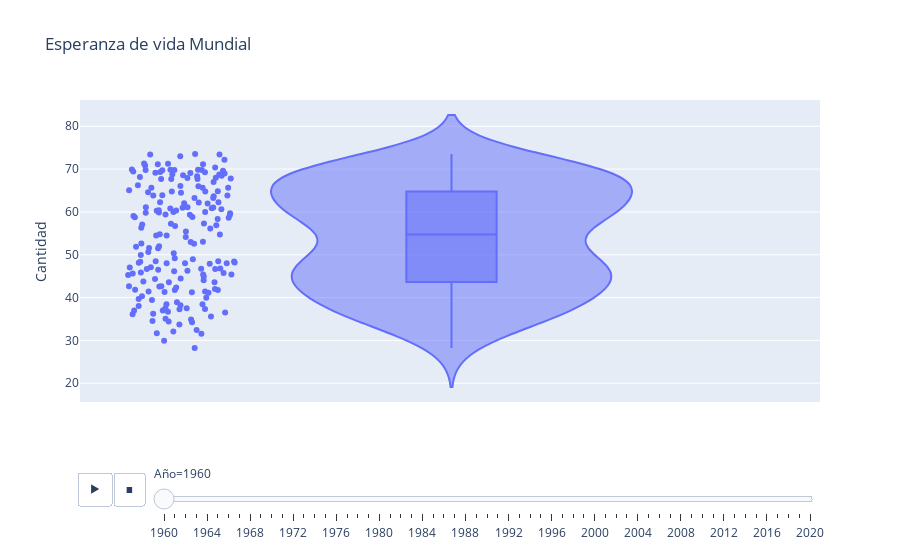

Notebook cell for this chart:
### Code cell
fig = px.violin(Df_EsperanzaDeVida_paises_todos, y="Cantidad", box=True, 
                points='all', animation_frame='Año', title="Esperanza de vida Mundial" 
               )
fig.show()

### Figure 1 — Plotly figure (JSON) as saved in the notebook; plotly's stock layout.template omitted (floating-point values rounded to 4 significant figures; data arrays with more than 128 entries replaced by an {"elided": "..."} marker saying what was removed)
{"data": [{"alignmentgroup": "True", "box": {"visible": true}, "hovertemplate": "Año=1960<br>Cantidad=%{y}<extra></extra>", "legendgroup": "", "marker": {"color": "#636efa"}, "name": "", "offsetgroup": "", "orientation": "v", "points": "all", "scalegroup": "True", "showlegend": false, "type": "violin", "x0": " ", "xaxis": "x", "y": {"elided": "214 float values"}, "y0": " ", "yaxis": "y"}], "layout": {"legend": {"tracegroupgap": 0}, "sliders": [{"active": 0, "currentvalue": {"prefix": "Año="}, "len": 0.9, "pad": {"b": 10, "t": 60}, "steps": [{"args": [["1960"], {"frame": {"duration": 0, "redraw": true}, "fromcurrent": true, "mode": "immediate", "transition": {"duration": 0, "easing": "linear"}}], "label": "1960", "method": "animate"}, {"args": [["1961"], {"frame": {"duration": 0, "redraw": true}, "fromcurrent": true, "mode": "immediate", "transition": {"duration": 0, "easing": "linear"}}], "label": "1961", "method": "animate"}, {"args": [["1962"], {"frame": {"duration": 0, "redraw": true}, "fromcurrent": true, "mode": "immediate", "transition": {"duration": 0, "easing": "linear"}}], "label": "1962", "method": "animate"}, {"args": [["1963"], {"frame": {"duration": 0, "redraw": true}, "fromcurrent": true, "mode": "immediate", "transition": {"duration": 0, "easing": "linear"}}], "label": "1963", "method": "animate"}, {"args": [["1964"], {"frame": {"duration": 0, "redraw": true}, "fromcurrent": true, "mode": "immediate", "transition": {"duration": 0, "easing": "linear"}}], "label": "1964", "method": "animate"}, {"args": [["1965"], {"frame": {"duration": 0, "redraw": true}, "fromcurrent": true, "mode": "immediate", "transition": {"duration": 0, "easing": "linear"}}], "label": "1965", "method": "animate"}, {"args": [["1966"], {"frame": {"duration": 0, "redraw": true}, "fromcurrent": true, "mode": "immediate", "transition": {"duration": 0, "easing": "linear"}}], "label": "1966", "method": "animate"}, {"args": [["1967"], {"frame": {"duration": 0, "redraw": true}, "fromcurrent": true, "mode": "immediate", "transition": {"duration": 0, "easing": "linear"}}], "label": "1967", "method": "animate"}, {"args": [["1968"], {"frame": {"duration": 0, "redraw": true}, "fromcurrent": true, "mode": "immediate", "transition": {"duration": 0, "easing": "linear"}}], "label": "1968", "method": "animate"}, {"args": [["1969"], {"frame": {"duration": 0, "redraw": true}, "fromcurrent": true, "mode": "immediate", "transition": {"duration": 0, "easing": "linear"}}], "label": "1969", "method": "animate"}, {"args": [["1970"], {"frame": {"duration": 0, "redraw": true}, "fromcurrent": true, "mode": "immediate", "transition": {"duration": 0, "easing": "linear"}}], "label": "1970", "method": "animate"}, {"args": [["1971"], {"frame": {"duration": 0, "redraw": true}, "fromcurrent": true, "mode": "immediate", "transition": {"duration": 0, "easing": "linear"}}], "label": "1971", "method": "animate"}, {"args": [["1972"], {"frame": {"duration": 0, "redraw": true}, "fromcurrent": true, "mode": "immediate", "transition": {"duration": 0, "easing": "linear"}}], "label": "1972", "method": "animate"}, {"args": [["1973"], {"frame": {"duration": 0, "redraw": true}, "fromcurrent": true, "mode": "immediate", "transition": {"duration": 0, "easing": "linear"}}], "label": "1973", "method": "animate"}, {"args": [["1974"], {"frame": {"duration": 0, "redraw": true}, "fromcurrent": true, "mode": "immediate", "transition": {"duration": 0, "easing": "linear"}}], "label": "1974", "method": "animate"}, {"args": [["1975"], {"frame": {"duration": 0, "redraw": true}, "fromcurrent": true, "mode": "immediate", "transition": {"duration": 0, "easing": "linear"}}], "label": "1975", "method": "animate"}, {"args": [["1976"], {"frame": {"duration": 0, "redraw": true}, "fromcurrent": true, "mode": "immediate", "transition": {"duration": 0, "easing": "linear"}}], "label": "1976", "method": "animate"}, {"args": [["1977"], {"frame": {"duration": 0, "redraw": true}, "fromcurrent": true, "mode": "immediate", "transition": {"duration": 0, "easing": "linear"}}], "label": "1977", "method": "animate"}, {"args": [["1978"], {"frame": {"duration": 0, "redraw": true}, "fromcurrent": true, "mode": "immediate", "transition": {"duration": 0, "easing": "linear"}}], "label": "1978", "method": "animate"}, {"args": [["1979"], {"frame": {"duration": 0, "redraw": true}, "fromcurrent": true, "mode": "immediate", "transition": {"duration": 0, "easing": "linear"}}], "label": "1979", "method": "animate"}, {"args": [["1980"], {"frame": {"duration": 0, "redraw": true}, "fromcurrent": true, "mode": "immediate", "transition": {"duration": 0, "easing": "linear"}}], "label": "1980", "method": "animate"}, {"args": [["1981"], {"frame": {"duration": 0, "redraw": true}, "fromcurrent": true, "mode": "immediate", "transition": {"duration": 0, "easing": "linear"}}], "label": "1981", "method": "animate"}, {"args": [["1982"], {"frame": {"duration": 0, "redraw": true}, "fromcurrent": true, "mode": "immediate", "transition": {"duration": 0, "easing": "linear"}}], "label": "1982", "method": "animate"}, {"args": [["1983"], {"frame": {"duration": 0, "redraw": true}, "fromcurrent": true, "mode": "immediate", "transition": {"duration": 0, "easing": "linear"}}], "label": "1983", "method": "animate"}, {"args": [["1984"], {"frame": {"duration": 0, "redraw": true}, "fromcurrent": true, "mode": "immediate", "transition": {"duration": 0, "easing": "linear"}}], "label": "1984", "method": "animate"}, {"args": [["1985"], {"frame": {"duration": 0, "redraw": true}, "fromcurrent": true, "mode": "immediate", "transition": {"duration": 0, "easing": "linear"}}], "label": "1985", "method": "animate"}, {"args": [["1986"], {"frame": {"duration": 0, "redraw": true}, "fromcurrent": true, "mode": "immediate", "transition": {"duration": 0, "easing": "linear"}}], "label": "1986", "method": "animate"}, {"args": [["1987"], {"frame": {"duration": 0, "redraw": true}, "fromcurrent": true, "mode": "immediate", "transition": {"duration": 0, "easing": "linear"}}], "label": "1987", "method": "animate"}, {"args": [["1988"], {"frame": {"duration": 0, "redraw": true}, "fromcurrent": true, "mode": "immediate", "transition": {"duration": 0, "easing": "linear"}}], "label": "1988", "method": "animate"}, {"args": [["1989"], {"frame": {"duration": 0, "redraw": true}, "fromcurrent": true, "mode": "immediate", "transition": {"duration": 0, "easing": "linear"}}], "label": "1989", "method": "animate"}, {"args": [["1990"], {"frame": {"duration": 0, "redraw": true}, "fromcurrent": true, "mode": "immediate", "transition": {"duration": 0, "easing": "linear"}}], "label": "1990", "method": "animate"}, {"args": [["1991"], {"frame": {"duration": 0, "redraw": true}, "fromcurrent": true, "mode": "immediate", "transition": {"duration": 0, "easing": "linear"}}], "label": "1991", "method": "animate"}, {"args": [["1992"], {"frame": {"duration": 0, "redraw": true}, "fromcurrent": true, "mode": "immediate", "transition": {"duration": 0, "easing": "linear"}}], "label": "1992", "method": "animate"}, {"args": [["1993"], {"frame": {"duration": 0, "redraw": true}, "fromcurrent": true, "mode": "immediate", "transition": {"duration": 0, "easing": "linear"}}], "label": "1993", "method": "animate"}, {"args": [["1994"], {"frame": {"duration": 0, "redraw": true}, "fromcurrent": true, "mode": "immediate", "transition": {"duration": 0, "easing": "linear"}}], "label": "1994", "method": "animate"}, {"args": [["1995"], {"frame": {"duration": 0, "redraw": true}, "fromcurrent": true, "mode": "immediate", "transition": {"duration": 0, "easing": "linear"}}], "label": "1995", "method": "animate"}, {"args": [["1996"], {"frame": {"duration": 0, "redraw": true}, "fromcurrent": true, "mode": "immediate", "transition": {"duration": 0, "easing": "linear"}}], "label": "1996", "method": "animate"}, {"args": [["1997"], {"frame": {"duration": 0, "redraw": true}, "fromcurrent": true, "mode": "immediate", "transition": {"duration": 0, "easing": "linear"}}], "label": "1997", "method": "animate"}, {"args": [["1998"], {"frame": {"duration": 0, "redraw": true}, "fromcurrent": true, "mode": "immediate", "transition": {"duration": 0, "easing": "linear"}}], "label": "1998", "method": "animate"}, {"args": [["1999"], {"frame": {"duration": 0, "redraw": true}, "fromcurrent": true, "mode": "immediate", "transition": {"duration": 0, "easing": "linear"}}], "label": "1999", "method": "animate"}, {"args": [["2000"], {"frame": {"duration": 0, "redraw": true}, "fromcurrent": true, "mode": "immediate", "transition": {"duration": 0, "easing": "linear"}}], "label": "2000", "method": "animate"}, {"args": [["2001"], {"frame": {"duration": 0, "redraw": true}, "fromcurrent": true, "mode": "immediate", "transition": {"duration": 0, "easing": "linear"}}], "label": "2001", "method": "animate"}, {"args": [["2002"], {"frame": {"duration": 0, "redraw": true}, "fromcurrent": true, "mode": "immediate", "transition": {"duration": 0, "easing": "linear"}}], "label": "2002", "method": "animate"}, {"args": [["2003"], {"frame": {"duration": 0, "redraw": true}, "fromcurrent": true, "mode": "immediate", "transition": {"duration": 0, "easing": "linear"}}], "label": "2003", "method": "animate"}, {"args": [["2004"], {"frame": {"duration": 0, "redraw": true}, "fromcurrent": true, "mode": "immediate", "transition": {"duration": 0, "easing": "linear"}}], "label": "2004", "method": "animate"}, {"args": [["2005"], {"frame": {"duration": 0, "redraw": true}, "fromcurrent": true, "mode": "immediate", "transition": {"duration": 0, "easing": "linear"}}], "label": "2005", "method": "animate"}, {"args": [["2006"], {"frame": {"duration": 0, "redraw": true}, "fromcurrent": true, "mode": "immediate", "transition": {"duration": 0, "easing": "linear"}}], "label": "2006", "method": "animate"}, {"args": [["2007"], {"frame": {"duration": 0, "redraw": true}, "fromcurrent": true, "mode": "immediate", "transition": {"duration": 0, "easing": "linear"}}], "label": "2007", "method": "animate"}, {"args": [["2008"], {"frame": {"duration": 0, "redraw": true}, "fromcurrent": true, "mode": "immediate", "transition": {"duration": 0, "easing": "linear"}}], "label": "2008", "method": "animate"}, {"args": [["2009"], {"frame": {"duration": 0, "redraw": true}, "fromcurrent": true, "mode": "immediate", "transition": {"duration": 0, "easing": "linear"}}], "label": "2009", "method": "animate"}, {"args": [["2010"], {"frame": {"duration": 0, "redraw": true}, "fromcurrent": true, "mode": "immediate", "transition": {"duration": 0, "easing": "linear"}}], "label": "2010", "method": "animate"}, {"args": [["2011"], {"frame": {"duration": 0, "redraw": true}, "fromcurrent": true, "mode": "immediate", "transition": {"duration": 0, "easing": "linear"}}], "label": "2011", "method": "animate"}, {"args": [["2012"], {"frame": {"duration": 0, "redraw": true}, "fromcurrent": true, "mode": "immediate", "transition": {"duration": 0, "easing": "linear"}}], "label": "2012", "method": "animate"}, {"args": [["2013"], {"frame": {"duration": 0, "redraw": true}, "fromcurrent": true, "mode": "immediate", "transition": {"duration": 0, "easing": "linear"}}], "label": "2013", "method": "animate"}, {"args": [["2014"], {"frame": {"duration": 0, "redraw": true}, "fromcurrent": true, "mode": "immediate", "transition": {"duration": 0, "easing": "linear"}}], "label": "2014", "method": "animate"}, {"args": [["2015"], {"frame": {"duration": 0, "redraw": true}, "fromcurrent": true, "mode": "immediate", "transition": {"duration": 0, "easing": "linear"}}], "label": "2015", "method": "animate"}, {"args": [["2016"], {"frame": {"duration": 0, "redraw": true}, "fromcurrent": true, "mode": "immediate", "transition": {"duration": 0, "easing": "linear"}}], "label": "2016", "method": "animate"}, {"args": [["2017"], {"frame": {"duration": 0, "redraw": true}, "fromcurrent": true, "mode": "immediate", "transition": {"duration": 0, "easing": "linear"}}], "label": "2017", "method": "animate"}, {"args": [["2018"], {"frame": {"duration": 0, "redraw": true}, "fromcurrent": true, "mode": "immediate", "transition": {"duration": 0, "easing": "linear"}}], "label": "2018", "method": "animate"}, {"args": [["2019"], {"frame": {"duration": 0, "redraw": true}, "fromcurrent": true, "mode": "immediate", "transition": {"duration": 0, "easing": "linear"}}], "label": "2019", "method": "animate"}, {"args": [["2020"], {"frame": {"duration": 0, "redraw": true}, "fromcurrent": true, "mode": "immediate", "transition": {"duration": 0, "easing": "linear"}}], "label": "2020", "method": "animate"}], "x": 0.1, "xanchor": "left", "y": 0, "yanchor": "top"}], "title": {"text": "Esperanza de vida Mundial"}, "updatemenus": [{"buttons": [{"args": [null, {"frame": {"duration": 500, "redraw": true}, "fromcurrent": true, "mode": "immediate", "transition": {"duration": 500, "easing": "linear"}}], "label": "&#9654;", "method": "animate"}, {"args": [[null], {"frame": {"duration": 0, "redraw": true}, "fromcurrent": true, "mode": "immediate", "transition": {"duration": 0, "easing": "linear"}}], "label": "&#9724;", "method": "animate"}], "direction": "left", "pad": {"r": 10, "t": 70}, "showactive": false, "type": "buttons", "x": 0.1, "xanchor": "right", "y": 0, "yanchor": "top"}], "violinmode": "group", "xaxis": {"anchor": "y", "domain": [0, 1]}, "yaxis": {"anchor": "x", "domain": [0, 1], "title": {"text": "Cantidad"}}}}
